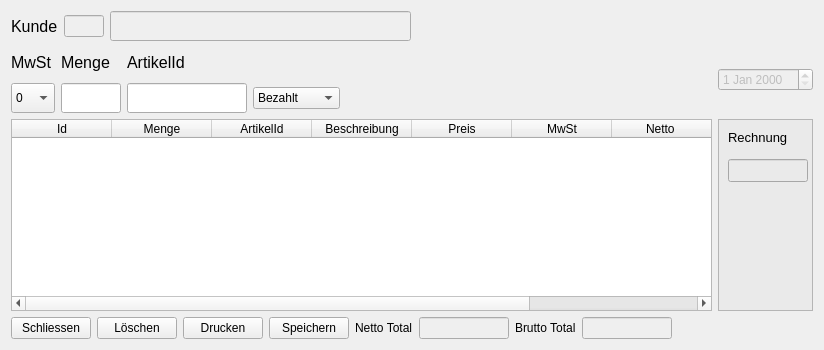
          <widget class="QWidget" name="PageCreateInvoice">
           <layout class="QGridLayout" name="gridLayout">
            <item row="1" column="1">
             <widget class="QDateEdit" name="DateEditInvoiceCreate">
              <property name="enabled">
               <bool>false</bool>
              </property>
             </widget>
            </item>
            <item row="2" column="0">
             <widget class="QTableWidget" name="tableWidgetInvoiceItem">
              <property name="enabled">
               <bool>true</bool>
              </property>
              <property name="selectionBehavior">
               <enum>QAbstractItemView::SelectRows</enum>
              </property>
              <attribute name="verticalHeaderVisible">
               <bool>false</bool>
              </attribute>
              <column>
               <property name="text">
                <string>Id</string>
               </property>
              </column>
              <column>
               <property name="text">
                <string>Menge</string>
               </property>
              </column>
              <column>
               <property name="text">
                <string>ArtikelId</string>
               </property>
              </column>
              <column>
               <property name="text">
                <string>Beschreibung</string>
               </property>
              </column>
              <column>
               <property name="text">
                <string>Preis</string>
               </property>
              </column>
              <column>
               <property name="text">
                <string>MwSt</string>
               </property>
              </column>
              <column>
               <property name="text">
                <string>Netto </string>
               </property>
              </column>
              <column>
               <property name="text">
                <string>Brutto</string>
               </property>
              </column>
             </widget>
            </item>
            <item row="1" column="0">
             <layout class="QGridLayout" name="gridLayout_3">
              <item row="0" column="1">
               <widget class="QLabel" name="LabelQuantity">
                <property name="minimumSize">
                 <size>
                  <width>0</width>
                  <height>30</height>
                 </size>
                </property>
                <property name="font">
                 <font>
                  <pointsize>12</pointsize>
                 </font>
                </property>
                <property name="text">
                 <string>Menge</string>
                </property>
               </widget>
              </item>
              <item row="0" column="2">
               <widget class="QLabel" name="LabelProductID">
                <property name="minimumSize">
                 <size>
                  <width>0</width>
                  <height>30</height>
                 </size>
                </property>
                <property name="font">
                 <font>
                  <pointsize>12</pointsize>
                 </font>
                </property>
                <property name="text">
                 <string>ArtikelId</string>
                </property>
               </widget>
              </item>
              <item row="1" column="2">
               <widget class="QLineEdit" name="LineEditProductID">
                <property name="minimumSize">
                 <size>
                  <width>0</width>
                  <height>30</height>
                 </size>
                </property>
                <property name="maximumSize">
                 <size>
                  <width>120</width>
                  <height>16777215</height>
                 </size>
                </property>
               </widget>
              </item>
              <item row="1" column="1">
               <widget class="QLineEdit" name="LineEditQuantity">
                <property name="minimumSize">
                 <size>
                  <width>0</width>
                  <height>30</height>
                 </size>
                </property>
                <property name="maximumSize">
                 <size>
                  <width>60</width>
                  <height>16777215</height>
                 </size>
                </property>
               </widget>
              </item>
              <item row="0" column="4">
               <spacer name="horizontalSpacer_6">
                <property name="orientation">
                 <enum>Qt::Horizontal</enum>
                </property>
                <property name="sizeHint" stdset="0">
                 <size>
                  <width>40</width>
                  <height>20</height>
                 </size>
                </property>
               </spacer>
              </item>
              <item row="1" column="0">
               <widget class="QComboBox" name="CmbBoxTax">
                <property name="minimumSize">
                 <size>
                  <width>0</width>
                  <height>30</height>
                 </size>
                </property>
                <item>
                 <property name="text">
                  <string>0</string>
                 </property>
                </item>
                <item>
                 <property name="text">
                  <string>7</string>
                 </property>
                </item>
                <item>
                 <property name="text">
                  <string>19</string>
                 </property>
                </item>
               </widget>
              </item>
              <item row="0" column="0">
               <widget class="QLabel" name="labelTax">
                <property name="font">
                 <font>
                  <pointsize>12</pointsize>
                 </font>
                </property>
                <property name="text">
                 <string>MwSt</string>
                </property>
               </widget>
              </item>
              <item row="1" column="3">
               <widget class="QComboBox" name="CmbBoxPaidUnpaid">
                <item>
                 <property name="text">
                  <string>Bezahlt</string>
                 </property>
                </item>
                <item>
                 <property name="text">
                  <string>Unbezahlt</string>
                 </property>
                </item>
               </widget>
              </item>
             </layout>
            </item>
            <item row="3" column="0">
             <layout class="QHBoxLayout" name="horizontalLayout_6">
              <item>
               <widget class="QPushButton" name="BtnCloseInvoice">
                <property name="maximumSize">
                 <size>
                  <width>16777215</width>
                  <height>30</height>
                 </size>
                </property>
                <property name="text">
                 <string>Schliessen</string>
                </property>
               </widget>
              </item>
              <item>
               <widget class="QPushButton" name="BtnDeleteItemInvoice">
                <property name="maximumSize">
                 <size>
                  <width>16777215</width>
                  <height>30</height>
                 </size>
                </property>
                <property name="text">
                 <string>Löschen</string>
                </property>
               </widget>
              </item>
              <item>
               <widget class="QPushButton" name="BtnPrintInvoice">
                <property name="maximumSize">
                 <size>
                  <width>16777215</width>
                  <height>30</height>
                 </size>
                </property>
                <property name="text">
                 <string>Drucken</string>
                </property>
               </widget>
              </item>
              <item>
               <widget class="QPushButton" name="BtnSaveInvoice">
                <property name="maximumSize">
                 <size>
                  <width>16777215</width>
                  <height>30</height>
                 </size>
                </property>
                <property name="text">
                 <string>Speichern</string>
                </property>
               </widget>
              </item>
              <item>
               <widget class="QLabel" name="label_5">
                <property name="maximumSize">
                 <size>
                  <width>16777215</width>
                  <height>30</height>
                 </size>
                </property>
                <property name="text">
                 <string>Netto Total</string>
                </property>
               </widget>
              </item>
              <item>
               <widget class="QLineEdit" name="LineEditSubTotal">
                <property name="enabled">
                 <bool>false</bool>
                </property>
                <property name="minimumSize">
                 <size>
                  <width>90</width>
                  <height>0</height>
                 </size>
                </property>
                <property name="maximumSize">
                 <size>
                  <width>60</width>
                  <height>30</height>
                 </size>
                </property>
               </widget>
              </item>
              <item>
               <widget class="QLabel" name="label_7">
                <property name="maximumSize">
                 <size>
                  <width>16777215</width>
                  <height>30</height>
                 </size>
                </property>
                <property name="text">
                 <string>Brutto Total</string>
                </property>
               </widget>
              </item>
              <item>
               <widget class="QLineEdit" name="LineEditGrossTotal">
                <property name="enabled">
                 <bool>false</bool>
                </property>
                <property name="minimumSize">
                 <size>
                  <width>90</width>
                  <height>0</height>
                 </size>
                </property>
                <property name="maximumSize">
                 <size>
                  <width>60</width>
                  <height>30</height>
                 </size>
                </property>
                <property name="inputMask">
                 <string/>
                </property>
                <property name="alignment">
                 <set>Qt::AlignRight|Qt::AlignTrailing|Qt::AlignVCenter</set>
                </property>
               </widget>
              </item>
              <item>
               <spacer name="horizontalSpacer_4">
                <property name="orientation">
                 <enum>Qt::Horizontal</enum>
                </property>
                <property name="sizeHint" stdset="0">
                 <size>
                  <width>40</width>
                  <height>20</height>
                 </size>
                </property>
               </spacer>
              </item>
             </layout>
            </item>
            <item row="0" column="0">
             <layout class="QHBoxLayout" name="horizontalLayout_7">
              <item>
               <widget class="QLabel" name="label_4">
                <property name="font">
                 <font>
                  <pointsize>12</pointsize>
                 </font>
                </property>
                <property name="text">
                 <string>Kunde</string>
                </property>
               </widget>
              </item>
              <item>
               <widget class="QLineEdit" name="lineEditCustomerIdInvoice">
                <property name="enabled">
                 <bool>false</bool>
                </property>
                <property name="maximumSize">
                 <size>
                  <width>40</width>
                  <height>16777215</height>
                 </size>
                </property>
               </widget>
              </item>
              <item>
               <widget class="QLineEdit" name="LineEditCustomerInvoiceCreate">
                <property name="enabled">
                 <bool>false</bool>
                </property>
                <property name="minimumSize">
                 <size>
                  <width>0</width>
                  <height>30</height>
                 </size>
                </property>
               </widget>
              </item>
              <item>
               <spacer name="horizontalSpacer_5">
                <property name="orientation">
                 <enum>Qt::Horizontal</enum>
                </property>
                <property name="sizeHint" stdset="0">
                 <size>
                  <width>40</width>
                  <height>20</height>
                 </size>
                </property>
               </spacer>
              </item>
             </layout>
            </item>
            <item row="2" column="1">
             <widget class="QFrame" name="frame">
              <property name="styleSheet">
               <string notr="true">background-color: rgb(234, 234, 234);</string>
              </property>
              <property name="frameShape">
               <enum>QFrame::StyledPanel</enum>
              </property>
              <property name="frameShadow">
               <enum>QFrame::Raised</enum>
              </property>
              <widget class="QLabel" name="label_16">
               <property name="geometry">
                <rect>
                 <x>10</x>
                 <y>10</y>
                 <width>81</width>
                 <height>17</height>
                </rect>
               </property>
               <property name="font">
                <font>
                 <pointsize>10</pointsize>
                </font>
               </property>
               <property name="text">
                <string>Rechnung</string>
               </property>
              </widget>
              <widget class="QLineEdit" name="lineEditInvoiceNr">
               <property name="enabled">
                <bool>false</bool>
               </property>
               <property name="geometry">
                <rect>
                 <x>10</x>
                 <y>40</y>
                 <width>80</width>
                 <height>23</height>
                </rect>
               </property>
               <property name="minimumSize">
                <size>
                 <width>80</width>
                 <height>0</height>
                </size>
               </property>
               <property name="maximumSize">
                <size>
                 <width>70</width>
                 <height>16777215</height>
                </size>
               </property>
               <property name="font">
                <font>
                 <pointsize>12</pointsize>
                 <weight>75</weight>
                 <bold>true</bold>
                </font>
               </property>
              </widget>
             </widget>
            </item>
           </layout>
          </widget>
